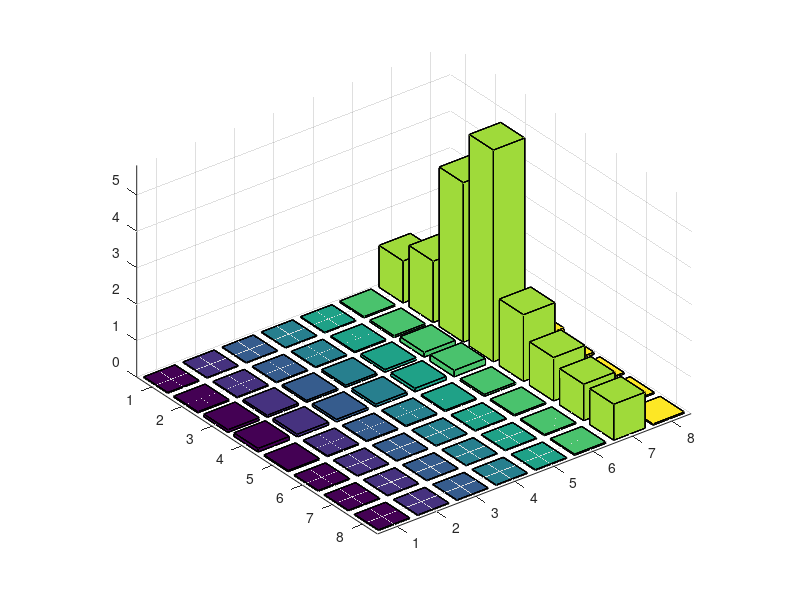

The MATLAB source for this figure:
% % UPA array steering vector
clear; clc;

%% Antenna paras
Nx = 8;
Ny = 8;
N = Nx * Ny;
theta = 40;   % 方向角
phi = 130;     % 俯仰角

nx = 0:Nx-1;
ny = 0:Ny-1;
%% UPA steering vec
% Low-Complexity Separable Beamformers for Massive Antenna Array Systems
% array_y = sqrt(1/Ny)*exp(-1i * pi * ny * sind(theta) * sind(phi)).';
% array_z = sqrt(1/Nx)*exp(-1i * pi * nx * cosd(phi)).';
% Array = kron(array_y, array_z);

Array = zeros(Nx, Ny);
for k = 0 : Nx-1
    for j = 0 : Ny-1
        Array(k + 1, j + 1) = exp(-1i * pi * (k*cosd(phi) + j*sind(theta) * sind(phi)))/sqrt(Nx*Ny);
    end
end



%% 2D DFT matrix/codebook for UPA
DFT_H = zeros(N, N);
% for k = 0 : N-1
%     v = floor(k / Nx);
%     u = k - v * Nx;
%     for j = 0 : N-1
%         y = floor(j / Nx);
%         x = j - y * Nx;
%         DFT_H(k + 1, j + 1) = exp(-1i * 2 * pi * (u * x/ Nx + v * y / Ny));
%     end
% end

% Fx = dftmtx(Nx);
% Fy = dftmtx(Ny);
gy = 0 : -2/Ny : -2*(Ny-1)/Ny;
gy((gy<-1)) = gy((gy<-1)) + 2;
gx = 0 : -2/Nx : -2*(Nx-1)/Nx;
gx((gx<-1)) = gx((gx<-1)) + 2;


Fy = exp(1i * pi * ny' * gy);
Fx = exp(1i * pi * nx' * gx);

DFT_H = kron(Fy.', Fx);

%% Beam training
received_seq = abs(Fx*Array*Fy);
[I_row, I_col] = find(received_seq == max(max(received_seq)));

% https://blog.csdn.net/qq_23947237/article/details/89925088
% [ -(N-1)/2N,  (N-1)/2N ]
dft_phi = gx(I_row);
est_phi = acosd(dft_phi);
dft_theta = gy(I_col)/sind(est_phi);
est_theta = asind(dft_theta);


disp(['estimated phi:', num2str(est_phi)]);
disp(['estimated theta:', num2str(est_theta)]);

figure(1);
bar3(received_seq); % 'detached'






figure(1);
bar3(received_seq); % 'detached'
